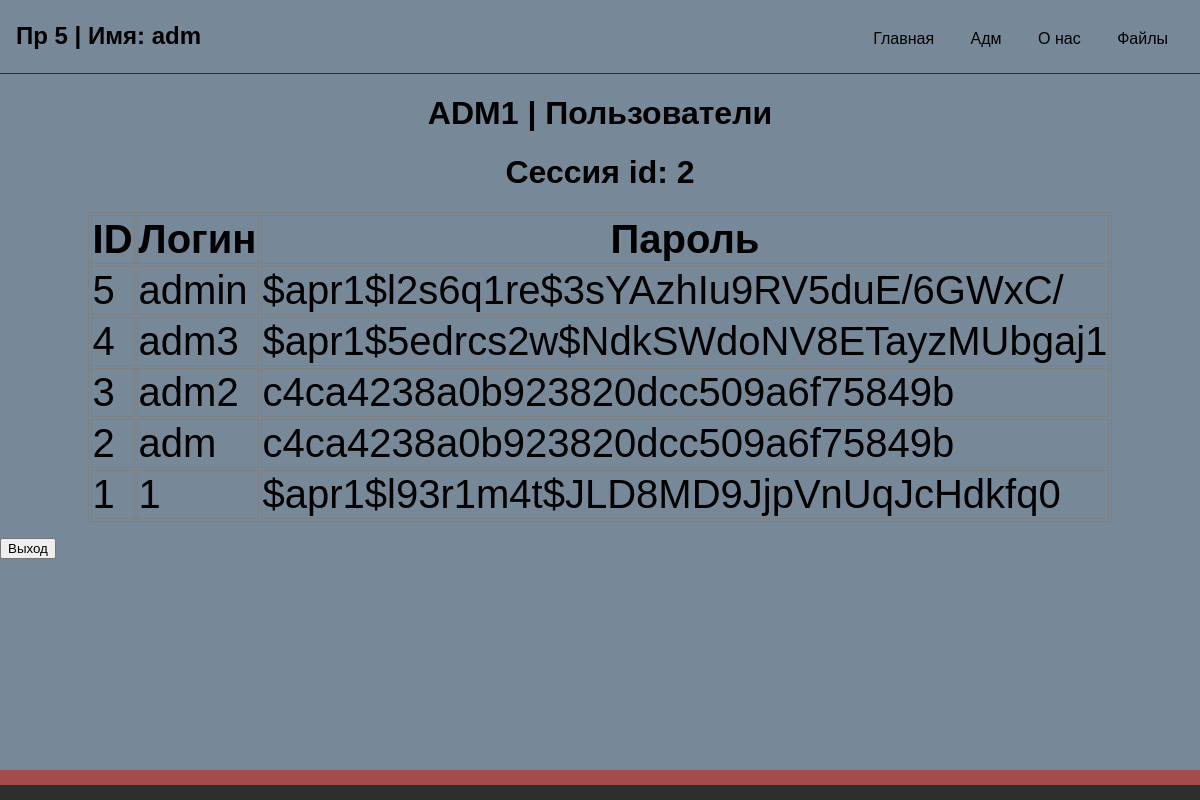
/web/dynamic/adm.php (signed in), run on the app's committed database.
### tables this page shows
CREATE TABLE `user` (
  `id` int(11) NOT NULL,
  `name` char(50) NOT NULL,
  `pass` char(60) NOT NULL,
  `theme` int(11) NOT NULL
);

### web/dynamic/adm.php (the view, shortened to what this page needs)
<?php
    require_once "standart/header.php";
?>
<h1>ADM1 | Пользователи</h1>
<h1>Сессия id: <?php echo $_SESSION['id']?></h1>
<table>
    <tr><th>ID</th><th>Логин</th><th>Пароль</th></tr>
<?php
$mysqli = openmysqli();
$result = $mysqli->query("SELECT * FROM user ORDER BY id DESC");
foreach ($result as $row){
    echo "<tr><td>{$row['id']}</td><td>{$row['name']}</td><td>{$row['pass']}</td></tr>";
}
?>
</table>
<form action="processing/login.php" method="POST">
<p><input type="submit" value="Выход" name="exit"></p>
</form>
<?php
    require_once "standart/footer.php";
?>

### web/dynamic/standart/header.php (shortened to what this page needs)
<html lang="ru">
<head>
  <link rel="stylesheet" href="/src/css/style.css" type="text/css"/>
</head>
<body style="background-color:#<?php
if(array_key_exists('theme', $_SESSION))
  if($_SESSION['theme'] == 0)
    echo "F5FFFA";
  else
    echo "778899";
?>;">
<header class="site-header">
    <div class="site-identity">
      <h1><a href="/">Пр 5 <?php if(array_key_exists('name', $_SESSION)){ echo ' | Имя: '.$_SESSION['name'];}?></a></h1>
    </div>
    <nav class="site-navigation">
      <ul class="nav">
        <li><a href="/">Главная</a></li>
        <li><a href="/adm.php">Адм</a></li>
        <li><a href="/about.html">О нас</a></li>
        <li><a href="/pdf/files.php">Файлы</a></li>
      </ul>
    </nav>
  </header>

### web/dynamic/standart/footer.php
<footer id="red">
</footer>
</body>
</html>

### web/static/src/css/style.css (style rules this page uses)
body { font-family: Helvetica; margin: 0; }
a { text-decoration: none; color: #000; }
.site-header { border-bottom: 1px solid #2E2E2E; padding: .5em 1em; display: flex; justify-content: space-between; }
.site-identity h1 { font-size: 1.5em; margin: .6em 0; display: inline-block; }
.site-navigation ul, .site-navigation li { margin: 0; padding: 0; }
.site-navigation li { display: inline-block; margin: 1.4em 1em 1em 1em; }
table { border: 1px solid grey; margin-left: auto; margin-right: auto; }
th { border: 1px solid grey; font-size: 250%; }
td { border: 1px solid grey; font-size: 250%; }
h1 { text-align: center; }
#red { border-top: solid #A44B4B; border-width: 15px; background: #2E2E2E; position:absolute; bottom:0; width:100%; height:15px; }

### data on the page
user: id "5", name "admin", pass "$apr1$l2s6q1re$3sYAzhIu9RV5duE/6GWxC/"
user: id "4", name "adm3", pass "$apr1$5edrcs2w$NdkSWdoNV8ETayzMUbgaj1"
user: id "3", name "adm2", pass "c4ca4238a0b923820dcc509a6f75849b"
user: id "2", name "adm", pass "c4ca4238a0b923820dcc509a6f75849b"
user: id "1", name "1", pass "$apr1$l93r1m4t$JLD8MD9JjpVnUqJcHdkfq0"

### other printed values
$_SESSION['name'] "adm"
$_SESSION['id'] "2"
